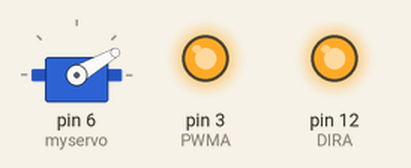
Bench run of a sketch on a simulated Arduino Uno, built with avr-gcc and run on an emulated ATmega328P. On the bench: servo, output pins drawn as LEDs (lit = HIGH).

Above: at 0.1 s.
At 5.1 s:
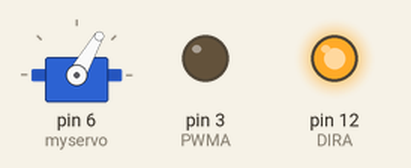
Timing chart, 0 to 6.6 s (numbered marks = the images above):
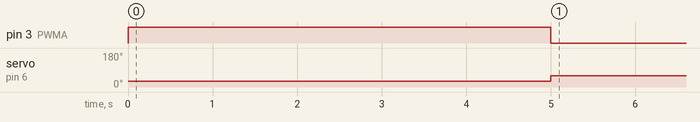

The sketch:

small_car_test_2019.ino
```cpp
#include <Servo.h>

Servo myservo;
int PWMA = 3;
int DIRA = 12;


void Forward(){
  digitalWrite(PWMA, HIGH);
  digitalWrite(DIRA, HIGH);
  delay(5000);
  digitalWrite(PWMA, LOW);
}

void Backward(){
  digitalWrite(PWMA, HIGH);
  digitalWrite(DIRA, LOW);
  delay(5000);
  digitalWrite(PWMA, LOW);
}
void Left(){
  digitalWrite(PWMA, HIGH);
   myservo.write(90);
  digitalWrite(DIRA, HIGH);
  delay(5000);
  myservo.write(60);
  digitalWrite(PWMA, LOW);
}

void Right(){
   digitalWrite(PWMA, HIGH);
   myservo.write(30);
  digitalWrite(DIRA, HIGH);
  delay(5000);
  myservo.write(60);
 digitalWrite(PWMA, LOW);
}

void setup(){
  pinMode(DIRA, OUTPUT);
  pinMode(PWMA, OUTPUT);
  myservo.attach(6);
  Right();
}

void loop(){
}

//90 degrees = around 2500 ms
```

Measured:
- by itself, servo on pin 6 (myservo): 30° → 60° at 5.0 s
